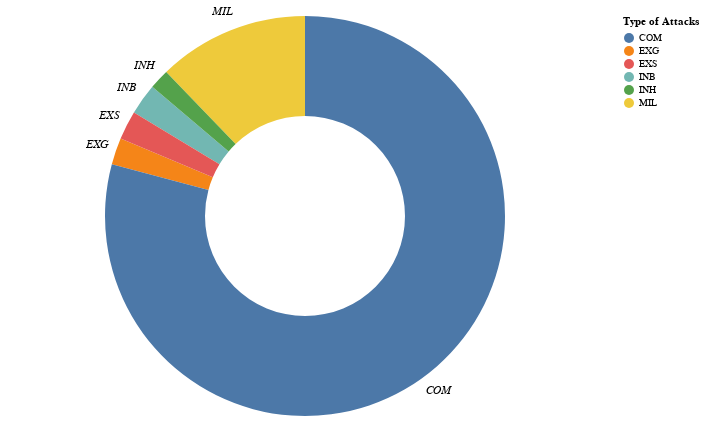

Source (Vega-Lite JSON):
### Vega-Lite specification from a JSON file in a GitHub repository (floating-point values rounded to 4 significant figures)
{"$schema": "https://vega.github.io/schema/vega-lite/v5.json", "width": 600, "height": 400, "title": "", "data": {"values": [{"category": "EXG", "value": 12, "description": "Attacked using ground-based weapons"}, {"category": "MIL", "value": 68, "description": "Military (accident/incident)"}, {"category": "COM", "value": 441, "description": "Commercial (accident/incident)"}, {"category": "INB", "value": 14, "description": "Bombing"}, {"category": "EXS", "value": 13, "description": "Attacked by other aircraft"}, {"category": "INH", "value": 9, "description": "Hijacking"}]}, "encoding": {"theta": {"field": "value", "type": "quantitative", "stack": true}, "color": {"field": "category", "type": "nominal", "title": "Type of Attacks"}, "opacity": {"condition": {"param": "attack_type_highlight", "value": 1}, "value": 0.5}, "tooltip": [{"field": "category", "title": "Type"}, {"field": "description", "title": "Description"}, {"field": "value", "title": "Number of accidents"}]}, "layer": [{"mark": {"type": "arc", "innerRadius": 100}, "params": [{"name": "attack_type_highlight", "select": {"type": "point", "fields": ["category"]}, "bind": "legend"}]}, {"mark": {"type": "text", "radius": 220, "fontSize": 11.5, "fontStyle": "italic"}, "encoding": {"text": {"field": "category", "type": "nominal"}, "color": {"value": "black"}}}], "config": {"style": {"cell": {"stroke": "transparent"}}}}
